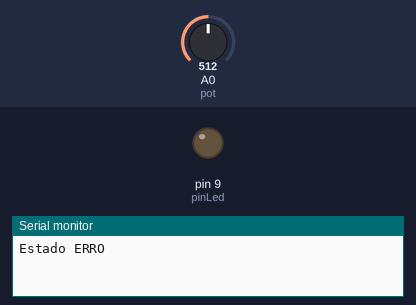
The sketch below on a simulated Arduino Uno, built with avr-gcc and run on an emulated ATmega328P. Parts: output pins drawn as LEDs (lit = HIGH), the last lines printed to the serial monitor. The test bench sets the inputs (shaded band); at power-on: A0 (pot) = 512.

Above: at 1.2 s.
1.3 s: A0 (pot) set to 465
2.8 s: A0 (pot) set to 440
At 3.2 s:
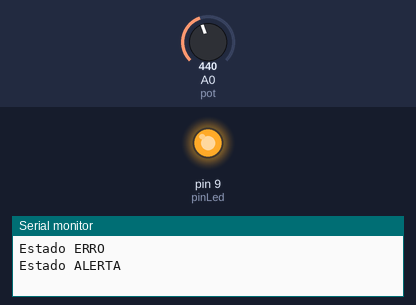
4.3 s: A0 (pot) set to 460
At 5.6 s:
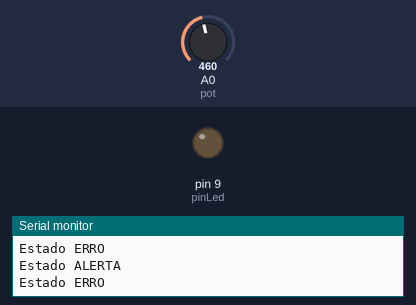
5.9 s: A0 (pot) set to 306
At 6.9 s:
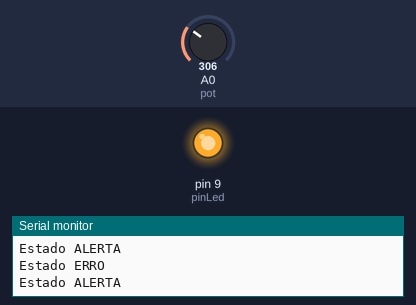
Timing chart, 0 to 8.5 s (numbered marks = the images above; inputs shaded):
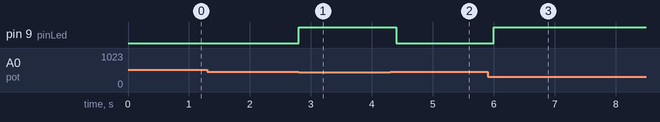

Measured:
- the behaviour switches between 451 and 450 on A0 (pot) (found by bisection; images 0 and 1)
- after the input at 1.3 s, every drawn part: stays the same
- after the input at 2.8 s, pin 9 (pinLed): LOW → HIGH at once
- after the input at 4.3 s, pin 9 (pinLed): HIGH → LOW after 0.10 s
- after the input at 5.9 s, pin 9 (pinLed): LOW → HIGH after 0.10 s

The sketch:

fsm_timeout_logic.ino
```cpp
const int pot = A0;
const int pinLed = 9;

unsigned long tempoUltimaLeitura = 0;
const unsigned long TIMEOUT_MS = 2000;

enum Estado {
  NORMAL,
  ALERTA,
  ERRO
};

Estado estadoAtual = NORMAL;
Estado estadoAnterior = NORMAL;

// ===== LEITURA =====
int receberDados() {
  return analogRead(pot);
}

// ===== DECISÃO =====
Estado decidirEstado(int valor) {
  if (valor >= 0 && valor <= 200) {
    return NORMAL;
  }
  else if (valor >= 201 && valor <= 450) {
    return ALERTA;
  }
  else {
    return ERRO;
  }
}

// ===== SAÍDA =====
void executarSaida(Estado estado) {
  switch (estado) {
    case NORMAL:
      digitalWrite(pinLed, LOW);
      Serial.println("Estado NORMAL");
      break;

    case ALERTA:
      digitalWrite(pinLed, HIGH);
      Serial.println("Estado ALERTA");
      break;

    case ERRO:
      digitalWrite(pinLed, LOW);
      Serial.println("Estado ERRO");
      break;
  }
}

void setup() {
  Serial.begin(115200);
  pinMode(pot, INPUT);
  pinMode(pinLed, OUTPUT);
}

// ===== LOOP =====
void loop() {
  int valor = receberDados();

  if (valor >= 0 && valor <= 1023) {
    tempoUltimaLeitura = millis(); // leitura válida
  }

  if (millis() - tempoUltimaLeitura > TIMEOUT_MS) {
    estadoAtual = ERRO;
  } else {
    estadoAtual = decidirEstado(valor);
  }

  if (estadoAtual != estadoAnterior) {
    executarSaida(estadoAtual);
    estadoAnterior = estadoAtual;
  }

  delay(200);
}
```
